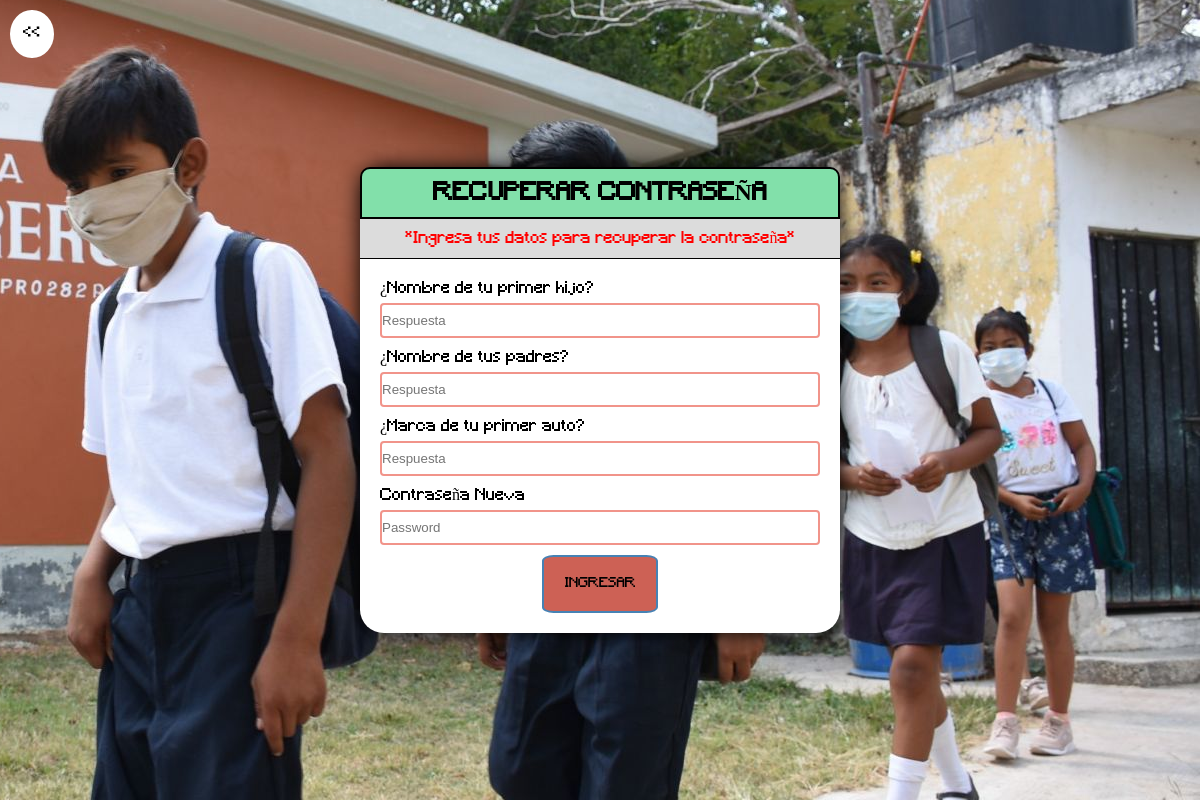
Screenshot of /recup_con.php?id=27010387 with the database file from the repository.
### tables this page shows
CREATE TABLE `seguridad_p` (
  `id_seguridad` int(11) NOT NULL AUTO_INCREMENT,
  `iden_us` int(11) NOT NULL,
  `pregunta1` varchar(200) NOT NULL,
  `respuesta1` varchar(200) NOT NULL,
  `pregunta2` varchar(200) NOT NULL,
  `respuesta2` varchar(200) NOT NULL,
  `pregunta3` varchar(150) NOT NULL,
  `respuessta3` varchar(200) NOT NULL,
  `activacion` tinyint(1) NOT NULL DEFAULT '0',
  PRIMARY KEY (`id_seguridad`)
);

### php/users/conexion.php (called while the page is built, shortened)
<?php
	class conexion
	{
		private $host;
		private $user;
		private $password;
		private $database;
		function __construct(){
			$this->host 	= "localhost";
			$this->user 	= "root";
			$this->password = "";
			$this->database = "sanjose";
		}
		public function conectar(){
			$conexion = mysqli_connect($this->host, $this->user, $this->password, $this->database);
			return $conexion;
		}
	}
 ?>

### php/users/users.php (called while the page is built, shortened)
<?php
	class users
	{
		private $link;
		function __construct()
		{
			$this->conn  = new conexion();
			$this->link  = $this->conn->conectar();
		}
		public function getUserByCed($id=NULL)
		{
				$query  = "SELECT * FROM usuario WHERE cedula =" .$id;
				$result = mysqli_query($this->link, $query);
				$data   = array();
  				while ($data[] = mysqli_fetch_assoc($result));
  				array_pop($data);
  				$query1 = "SELECT * FROM seguridad_p WHERE iden_us =" .$data[0]['id'];
  				$result1 = mysqli_query($this->link, $query1);
  				if ($result1) {
  					while ($dato[] = mysqli_fetch_assoc($result1));
  					array_pop($dato);
  				return $dato;
  				}
  		}
	}
?>

### recup_con.php (the view, shortened to what this page needs)
	<?php 		include "php/users/users.php";
		$users = new users();
		$id    = isset($_GET['id'])?$_GET['id']:NULL;
		$users = $users->getUserByCed($id);
			$pregunta1      = $users[0]['pregunta1'];
			$pregunta2      = $users[0]['pregunta2'];
			$pregunta3      = $users[0]['pregunta3'];
		?>
	<!DOCTYPE html>
	<html>
	<head>
		<link rel="stylesheet" type="text/css" href="css/estilos.css">
		<link rel="stylesheet" type="text/css" href="css/bootstrap.css">
	</head>
<body>
	<main style="width: 100%;">
		<div class="back">
			<a href="index.php"><<</a>
		</div>
		<dir class="login">
			<div class="login-container">
				<div class="login-main">
					<div class="login-title">
						<h2>RECUPERAR CONTRASEÑA</h2>
					</div>
					<div class="req">
						*Ingresa tus datos para recuperar la contraseña*
					</div>
					<form action="php/users/user_controler.php" method="POST">
						<div class="cont-in">
							<label><?php echo $pregunta1;?></label>
							<input type="text" name="respuesta1" placeholder="Respuesta">
						</div>
						<div class="cont-in">
							<label><?php echo $pregunta2;?></label>
							<input type="text" name="respuesta2" placeholder="Respuesta">
						</div>
						<div class="cont-in">
							<label><?php echo $pregunta3;?></label>
							<input type="text" name="respuesta3" placeholder="Respuesta">
						</div>
						<div class="cont-in">
							<label>Contraseña Nueva</label>
							<input type="password" name="pass" placeholder="Password">
						</div>
						<div class="cont-ina">
							<input type="submit" name="recuperar1" class="btn-sub" value="INGRESAR">
						</div>
					</form>
				</div>
			</div>
		</dir>
	</main>
</body>
</html>

### css/estilos.css (style rules this page uses)
* { padding: 0; margin: 0; -moz-box-sizing:border-box; -o-box-sizing:border-box; box-sizing:border-box; -webkit-box-sizing:border-box; }
body { font-family: estilo; display: flex; flex-wrap: wrap; min-height: 100vh;background: rgba(0,0,0,0.2); }
main { background-color: rgba(0,0,0,0); }
form { width: 100%; }
main { background: white; }
.login { display: flex; flex-wrap: wrap; width: 100%; height: 100%; background-position: 100%; background-repeat: no-repeat; background-image: url('../img/cuartoscuro-810669-digital.jpeg'); }
.login-container { width: 100%; display: flex; }
.login-main { box-shadow: 0px 0px 20px black; background-color: white; width: 40%; margin: auto; border-radius: 5%; }
.req { text-align: center; padding: 10px; border-bottom: 1px solid black; color: red; background-color: rgb(220,220,220); }
.login-main form { width: 100%; padding: 20px; }
.login-main input[type = text], input[type = password], input[type = email], input[type = number] { display: block; width: 100%; height: 35px; box-sizing: border-box; border:#F1948A 2px solid; border-radius: 4px; margin-top: 5px; }
.cont-in { width: 100%; margin:auto 0 10px; }
.cont-ina { width: 100%; text-align: center; }
.btn-sub { text-decoration: none; font-family: estilo; background-color: #CD6155; border-radius: 10%; border: steelblue solid 2px; text-align: center; padding: 20px; color: white; transition: 300ms all ease; color: black; cursor: pointer; }
.login-title { border-top-left-radius:10px; border-top-right-radius:10px; background:#82E0AA; color: white; padding: 10px; text-align: center; border-bottom: solid 2px; border-top: solid 2px; border-left: solid 2px; border-right: solid 2px; color: black; }
.back { position: absolute; transition: 300ms all ease; text-align: center; margin: 10px; background-color: white; border-radius: 50%; }
.back a { text-decoration: none; color: black; display: block; padding: 13px; font-size: 20px; }

### rows the page displays
seguridad_p: pregunta1 "¿Nombre de tu primer hijo?", pregunta2 "¿Nombre de tus padres?", pregunta3 "¿Marca de tu primer auto?"
